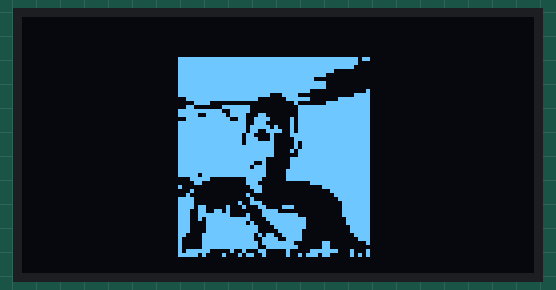
This sketch was run on a simulated Arduino Uno, built with avr-gcc and run on an emulated ATmega328P. Shown: 128×64 one-colour display.

Above: at 0.1 s.

The sketch:

desenhoPython.ino
```cpp
#include <SPI.h>
#include <Wire.h>
#include <Adafruit_GFX.h>
#include <Adafruit_SSD1306.h>
#include <Fonts/FreeMonoBoldOblique24pt7b.h>
#define SCREEN_WIDTH 128 // OLED display width, in pixels
#define SCREEN_HEIGHT 64 // OLED display height, in pixels
// Declaration for an SSD1306 display connected to I2C (SDA, SCL pins)
#define OLED_RESET     4 // Reset pin # (or -1 if sharing Arduino reset pin)
Adafruit_SSD1306 display(SCREEN_WIDTH, SCREEN_HEIGHT, &Wire, OLED_RESET);
#define bitmap_height   48
#define bitmap_width    50
static const unsigned char PROGMEM bitmap[] =
{ 0xff, 0xff, 0xff, 0xff, 0xff, 0xfb, 0xff, 0xff, 0xff, 0xff, 0xff, 0xf8, 0xff, 0xff, 0xff, 0xff,
  0xff, 0xf0, 0xff, 0xff, 0xff, 0xff, 0xfe, 0x00, 0xff, 0xff, 0xff, 0xff, 0xf8, 0x00, 0xff, 0xff,
  0xff, 0xff, 0xc0, 0x00, 0xff, 0xff, 0xff, 0xff, 0xf8, 0x00, 0xff, 0xff, 0xff, 0xff, 0xf8, 0x00,
  0xff, 0xff, 0xff, 0xff, 0x80, 0x01, 0xff, 0xff, 0xfe, 0x3c, 0x00, 0x0f, 0x3f, 0xff, 0xf0, 0x1f,
  0x80, 0xff, 0x0f, 0x00, 0x00, 0x04, 0x07, 0xff, 0x30, 0x1f, 0xc0, 0x03, 0xff, 0xff, 0xff, 0xe7,
  0xc0, 0x03, 0xff, 0xff, 0xf9, 0xf7, 0x8c, 0x03, 0xff, 0xff, 0x3f, 0xf9, 0x9e, 0x0b, 0xff, 0xff,
  0xff, 0xff, 0x9c, 0x0b, 0xff, 0xff, 0xff, 0xff, 0xbe, 0x8b, 0xff, 0xff, 0xff, 0xff, 0xb3, 0xcb,
  0xff, 0xff, 0xff, 0xff, 0x61, 0x0f, 0xff, 0xff, 0xff, 0xff, 0x71, 0x07, 0xff, 0xff, 0xff, 0xff,
  0x7f, 0x05, 0xff, 0xff, 0xff, 0xff, 0xff, 0x05, 0xff, 0xff, 0xff, 0xff, 0xff, 0x0b, 0xff, 0xff,
  0xff, 0xff, 0xff, 0x03, 0xff, 0xff, 0xff, 0xff, 0xfc, 0x0f, 0xff, 0xff, 0xff, 0xff, 0xe4, 0x0f,
  0xff, 0xff, 0xff, 0xff, 0xdc, 0x0f, 0xff, 0xff, 0xff, 0xff, 0xfc, 0x1f, 0xff, 0xff, 0xfb, 0xff,
  0xfc, 0x1f, 0xff, 0xff, 0x1f, 0x00, 0x78, 0x1f, 0xff, 0xff, 0x0c, 0x00, 0x70, 0x00, 0x7f, 0xff,
  0x80, 0x00, 0x38, 0x00, 0x0f, 0xff, 0x10, 0x00, 0x18, 0x00, 0x03, 0xff, 0x20, 0x00, 0x40, 0x00,
  0x01, 0xff, 0xf0, 0x00, 0x20, 0x00, 0x00, 0xff, 0xf0, 0x01, 0x38, 0x00, 0x00, 0x7f, 0xf6, 0x08,
  0x8c, 0x38, 0x00, 0x7f, 0xe6, 0x68, 0x07, 0x80, 0x00, 0x7f, 0xe7, 0xf8, 0x47, 0xfc, 0x00, 0x7f,
  0xe5, 0xff, 0xc3, 0xff, 0x00, 0x3f, 0xe1, 0xff, 0xa1, 0xff, 0x00, 0x3f, 0xe1, 0xff, 0xf0, 0xff,
  0x00, 0x1f, 0xe1, 0xff, 0xf0, 0x7e, 0x00, 0x1f, 0xc3, 0xff, 0xeb, 0x3e, 0x00, 0x0f, 0x83, 0xff,
  0xe7, 0x9e, 0x00, 0x07, 0x83, 0xff, 0xf7, 0xf8, 0x0c, 0x01, 0x83, 0xff, 0xf3, 0xfc, 0x0c, 0x00
};
void setup() {
  Serial.begin(9600);
  // SSD1306_SWITCHCAPVCC = generate display voltage from 3.3V internally
  if (!display.begin(SSD1306_SWITCHCAPVCC, 0x3C)) { // Address 0x3D for 128x64
    Serial.println(F("SSD1306 allocation failed"));
    for (;;); // Don't proceed, loop forever
  }
  // Clear the buffer
  display.clearDisplay();
}
void loop() {
  showBitmap();
}
void showBitmap(void) {
  display.clearDisplay();
  display.drawBitmap(39, 10, bitmap, bitmap_height, bitmap_width, WHITE);
  display.display();
  delay(1000);
}
```
